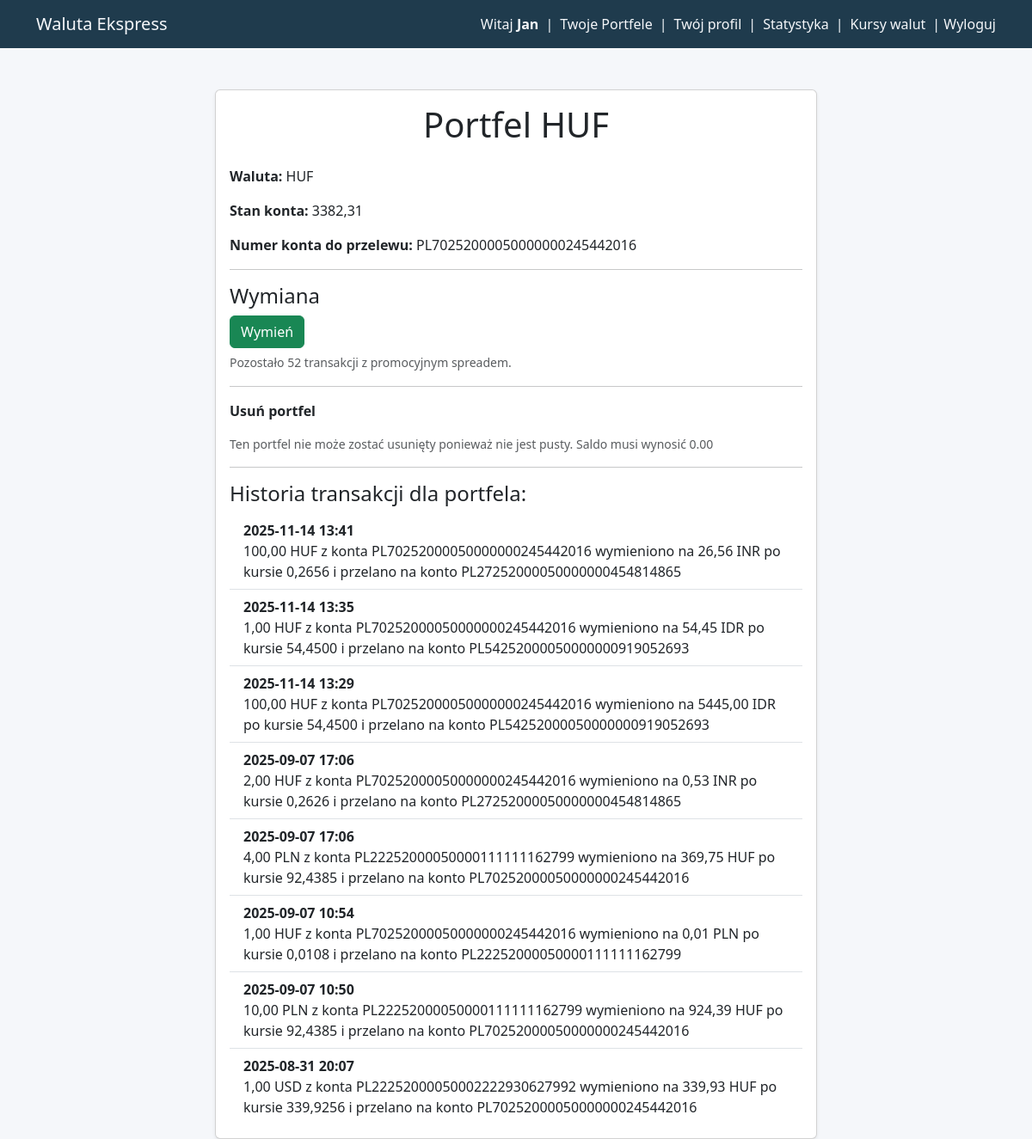
The app's page /wallet/12/ (signed in) with its own data.
### apps/backend_brokers/models.py (models this page shows, shortened)
class Wallet(models.Model):
    SELECTABLE_CURRENCIES = [
        ("PLN", "polski nowy złoty"),
        ("EUR", "euro"),
        ("USD", "dolar amerykański"),
        ("AUD", "dolar australijski"),
        ("BGN", "lew (Bułgaria)"),
        ("BRL", "real (Brazylia)"),
        ("CAD", "dolar kanadyjski"),
        ("CHF", "frank szwajcarski"),
        ("CLP", "peso chilijskie"),
        ("CNY", "yuan renminbi (Chiny)"),
        ("CZK", "korona czeska"),
        ("DKK", "korona duńska"),
        ("GBP", "funt szterling"),
        ("HKD", "dolar Hongkongu"),
        ("HUF", "forint (Węgry)"),
        ("IDR", "rupia indonezyjska"),
        ("ILS", "nowy izraelski szekel"),
        ("INR", "rupia indyjska"),
        ("ISK", "korona islandzka"),
        ("JPY", "jen (Japonia)"),
        ("KRW", "won południowokoreański"),
        ("MXN", "peso meksykańskie"),
        ("MYR", "ringgit (Malezja)"),
        ("NOK", "korona norweska"),
        ("NZD", "dolar nowozelandzki"),
        ("PHP", "peso filipińskie"),
        ("RON", "lej rumuński"),
        ("SEK", "korona szwedzka"),
        ("SGD", "dolar singapurski"),
        ("THB", "bat (Tajlandia)"),
        ("TRY", "lira turecka"),
        ("UAH", "hrywna (Ukraina)"),
        ("XDR", "SDR (MFW)"),
        ("ZAR", "rand (Republika Południowej Afryki)"),
    ]  # Added to automate drop-down lists
    user = models.ForeignKey(
        Profile,
        on_delete=models.SET_DEFAULT,
        related_name="wallets",
        default="deleted_user",
    )
    wallet_id = models.CharField(max_length=50, unique=True)
    currency = models.CharField(max_length=10, choices=SELECTABLE_CURRENCIES)
    iban = models.CharField(max_length=34, unique=True)
    balance = models.DecimalField(
        max_digits=12, decimal_places=2, default=0.00
    )  # Adjusted per Django Antipatterns
    wallet_status = models.CharField(max_length=50, default="active")

class Transaction(models.Model):
    user = models.ForeignKey(
        Profile, on_delete=models.CASCADE, related_name="transactions"
    )
    source_iban = models.CharField(max_length=34, default="test")
    from_currency = models.CharField(max_length=10)  # np. "USD"
    to_currency = models.CharField(max_length=10)  # np. "PLN"
    destination_iban = models.CharField(max_length=34, default="test")
    amount = models.DecimalField(
        max_digits=12, decimal_places=2
    )  # amount in source currency
    rate = models.DecimalField(max_digits=10, decimal_places=4)  # exchange rate
    result_amount = models.DecimalField(max_digits=12, decimal_places=2, editable=True)
    created_at = models.DateTimeField(auto_now_add=True)
    visible_to = models.CharField(max_length=32)  # np. "admin", "user"

### apps/backend_brokers/views.py (the view)
@login_required
def wallet_properies_and_history(request, wallet_id):
    now = timezone.now()
    transactions_current_month = Transaction.objects.filter(
        user_id=request.user.id, created_at__year=now.year, created_at__month=now.month
    )
    transactions_count = transactions_current_month.count()
    transactions_remaining = request.user.profile.transaction_limit - transactions_count
    wallet = get_object_or_404(
        Wallet, id=wallet_id, user=request.user.id, wallet_status="active"
    )
    iban = wallet.iban
    transactions = (
        Transaction.objects.filter(source_iban=iban, visible_to="user")
        | Transaction.objects.filter(destination_iban=iban, visible_to="user")
        | Transaction.objects.filter(destination_iban=iban, visible_to="deposit")
    )  # list of all transactions containing given wallet iban
    transactions = transactions.order_by(
        "-created_at"
    )  # newsest transactions at the top
    return render(
        request,
        "backend_brokers/wallet.html",
        {
            "wallet": wallet,
            "transactions": transactions,
            "transactions_remaining": transactions_remaining,
        },
    )

### apps/backend_brokers/templates/backend_brokers/wallet.html (shortened to what this page needs)
{% extends 'backend_brokers/base.html' %}
{% block content %}
<div class="container mt-5">
    <div class="card shadow-sm mx-auto" style="max-width: 700px;">
        <div class="card-body">
            <h1 class="card-title text-center mb-4">Portfel {{ wallet.currency }}</h1>
            <p><strong>Waluta:</strong> {{ wallet.currency }}</p>
            <p><strong>Stan konta:</strong> {{ wallet.balance|floatformat:2 }}</p>
            <p><strong>Numer konta do przelewu:</strong> {{ wallet.iban }}</p>
            <hr>
            <h4>Wymiana</h4>
            {% if transactions_remaining <= 0 %}
                <a href="{% url 'transfer_funds' %}" class="btn btn-success mb-1">Wymień</a><br>
                <small class="text-muted">
                    Wyczerpano limit transakcji z promocyjnym spreadem. Kolejna wymiana będzie po kursie standardowym.
                </small>
            {% else %}
                <a href="{% url 'transfer_funds' %}" class="btn btn-success mb-1">Wymień</a><br>
                <small class="text-muted">
                    Pozostało {{ transactions_remaining }} transakcji z promocyjnym spreadem.
                </small>
            {% endif %}
            <hr>
            {% if wallet.balance == 0 %}
                <form action="{% url 'delete_wallet' wallet.id %}" method="get">
                    <button type="submit" class="btn btn-danger">Usuń portfel</button>
                </form>
            {% else %}
                <p><strong>Usuń portfel</strong></p>
                <p class="text-muted small">
                    Ten portfel nie może zostać usunięty ponieważ nie jest pusty. Saldo musi wynosić 0.00
                </p>
            {% endif %}
            <hr>
            <h4>Historia transakcji dla portfela: {{ wallet.name }}</h4>
            {% if transactions %}
                <ul class="list-group list-group-flush">
                    {% for tx in transactions %}
                        <li class="list-group-item">
                            <strong>{{ tx.created_at|date:"Y-m-d H:i" }}</strong><br>
                            {{ tx.amount|floatformat:2 }} {{ tx.from_currency }} z konta {{ tx.source_iban }} wymieniono na
                            {{ tx.result_amount|floatformat:2 }} {{ tx.to_currency }} po kursie {{ tx.rate }} i przelano na konto {{ tx.destination_iban }}
                        </li>
                    {% endfor %}
                </ul>
            {% else %}
                <p class="text-muted">Brak transakcji dla tego portfela.</p>
            {% endif %}
        </div>
    </div>
</div>
{% endblock %}

### apps/backend_brokers/templates/backend_brokers/base.html (shortened to what this page needs)
<!DOCTYPE html>
{% load static %}
<html lang="pl">
<head>
    <link href="https://cdn.jsdelivr.net/npm/bootstrap@5.3.2/dist/css/bootstrap.min.css" rel="stylesheet">
    <link rel="stylesheet" href="{% static 'backend_brokers/css/style.css' %}">
</head>
<body>
<nav class="navbar navbar-expand-lg navbar-custom">
  <div class="container">
    <a class="navbar-brand" href="{% url 'home' %}">Waluta Ekspress</a>
    <div class="collapse navbar-collapse justify-content-end">
        {% if user.is_authenticated and user.profile %}
            Witaj&nbsp;<strong class="me-2">{{ user.first_name }}</strong>|
            <a class="nav-link d-inline mx-2" href="{% url 'wallets' %}">Twoje Portfele</a>|
            <a class="nav-link d-inline mx-2" href="{% url 'profile' %}">Twój profil</a>|
            <a class="nav-link d-inline mx-2" href="{% url 'stats_dashboard' %}">Statystyka</a>|
            <a class="nav-link d-inline mx-2" href="{% url 'exchange_rates' %}">Kursy walut</a>|
            <form action="{% url 'logout' %}" method="post" class="d-inline">
                <button type="submit" class="logout-btn">&nbsp;Wyloguj</button>
            </form>
        {% else %}
            <a class="btn btn-success btn-sm me-2" href="{% url 'register' %}">Zarejestruj się</a>
            <a class="btn btn-secondary btn-sm" href="{% url 'login' %}">Zaloguj się</a>
        {% endif %}
    </div>
  </div>
</nav>
<div class="container mt-5">
    {% block content %}{% endblock %}
</div>
</body>
</html>

### apps/backend_brokers/templates/backend_brokers/base.html (style rules this page uses)
body { background-color: #f5f7fa; color: #333; }
.navbar-custom { background-color: #1f3b4d; color: #f5f7fa; }
.navbar-custom .navbar-brand, .navbar-custom .nav-link, .navbar-custom button { color: #f5f7fa; }
button.logout-btn { background: none; border: none; color: inherit; padding: 0; margin: 0; }

### records on screen
Wallet: currency "HUF", balance "3382,31", iban "PL70252000050000000245442016"
Transaction: created_at "2025-11-14 13:41", amount "100,00", from_currency "HUF", source_iban "PL70252000050000000245442016", result_amount "26,56", to_currency "INR", rate "0,2656", destination_iban "PL27252000050000000454814865"
Transaction: created_at "2025-11-14 13:35", amount "1,00", from_currency "HUF", source_iban "PL70252000050000000245442016", result_amount "54,45", to_currency "IDR", rate "54,4500", destination_iban "PL54252000050000000919052693"
Transaction: created_at "2025-11-14 13:29", amount "100,00", from_currency "HUF", source_iban "PL70252000050000000245442016", result_amount "5445,00", to_currency "IDR", rate "54,4500", destination_iban "PL54252000050000000919052693"
Transaction: created_at "2025-09-07 17:06", amount "2,00", from_currency "HUF", source_iban "PL70252000050000000245442016", result_amount "0,53", to_currency "INR", rate "0,2626", destination_iban "PL27252000050000000454814865"
Transaction: created_at "2025-09-07 17:06", amount "4,00", from_currency "PLN", source_iban "PL22252000050000111111162799", result_amount "369,75", to_currency "HUF", rate "92,4385", destination_iban "PL70252000050000000245442016"
Transaction: created_at "2025-09-07 10:54", amount "1,00", from_currency "HUF", source_iban "PL70252000050000000245442016", result_amount "0,01", to_currency "PLN", rate "0,0108", destination_iban "PL22252000050000111111162799"
Transaction: created_at "2025-09-07 10:50", amount "10,00", from_currency "PLN", source_iban "PL22252000050000111111162799", result_amount "924,39", to_currency "HUF", rate "92,4385", destination_iban "PL70252000050000000245442016"
Transaction: created_at "2025-08-31 20:07", amount "1,00", from_currency "USD", source_iban "PL22252000050002222930627992", result_amount "339,93", to_currency "HUF", rate "339,9256", destination_iban "PL70252000050000000245442016"

### other values on screen
{{ user.first_name }} "Jan"
{{ transactions_remaining }} "52"
